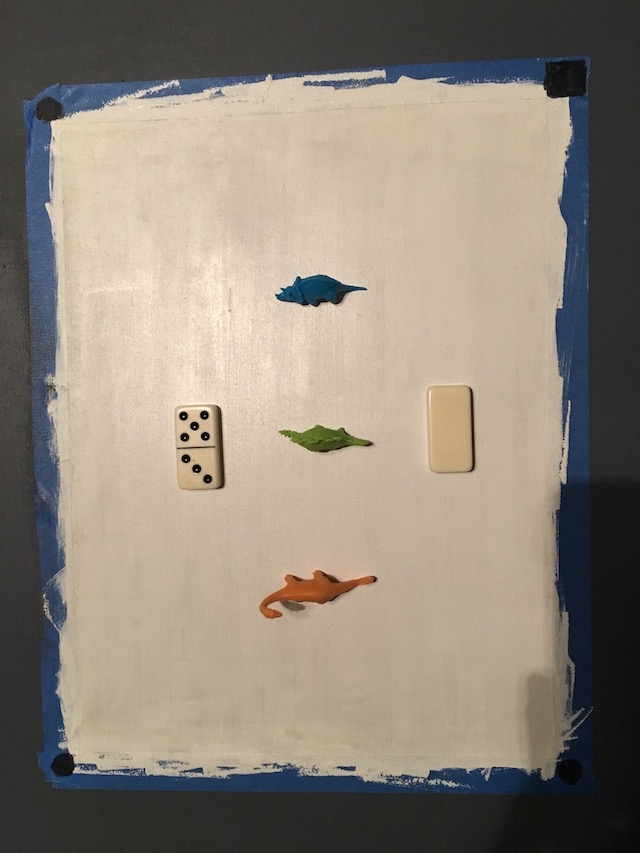
#> input picture board.jpg, 640 x 853 px
$ python test-square.py board.jpg   (Python 2 division)   (older library calls are emulated)
#> lines starting #> are read from the running program, lines starting #| are printed output that depends on the picture; after the words box and inside, x2 and y2 are one past the last pixel; in counts of white or black regions, pixels touching at a corner belong together
#!/usr/bin/env python2
import sys
import os
import cv2
import numpy as np
sys.path.append(os.getcwd() + "/lib")
import compositor
import heapq
import pdb

def angle_cos(p0, p1, p2):
    d1, d2 = (p0-p1).astype('float'), (p2-p1).astype('float')
    return abs( np.dot(d1, d2) / np.sqrt( np.dot(d1, d1)*np.dot(d2, d2) ) )

def find_squares(img):
    img = cv2.GaussianBlur(img, (5, 5), 0)
    squares = []
    # for gray in cv2.split(img):
    for gray in [cv2.cvtColor(img, cv2.COLOR_BGR2GRAY)]:
        for thrs in xrange(0, 255, 26):
            if thrs == 0:
                bin = cv2.Canny(gray, 0, 50, apertureSize=5)
                bin = cv2.dilate(bin, None)
            else:
                retval, bin = cv2.threshold(gray, thrs, 255, cv2.THRESH_BINARY)
            bin, contours, hierarchy = cv2.findContours(bin, cv2.RETR_LIST, cv2.CHAIN_APPROX_SIMPLE)
            for cnt in contours:
                cnt_len = cv2.arcLength(cnt, True)
                cnt = cv2.approxPolyDP(cnt, 0.02*cnt_len, True)
                if len(cnt) == 4 and cv2.contourArea(cnt) > 1000 and cv2.isContourConvex(cnt):
                    cnt = cnt.reshape(-1, 2)
                    max_cos = np.max([angle_cos( cnt[i], cnt[(i+1) % 4], cnt[(i+2) % 4] ) for i in xrange(4)])
                    if max_cos < 0.1:
                        squares.append(cnt)
    return squares


img = cv2.imread(sys.argv[1])
#> img is the input picture: shape (853, 640, 3); mean B, G, R 120.6, 133.1, 142.8

gray = cv2.cvtColor(img, cv2.COLOR_BGR2GRAY)
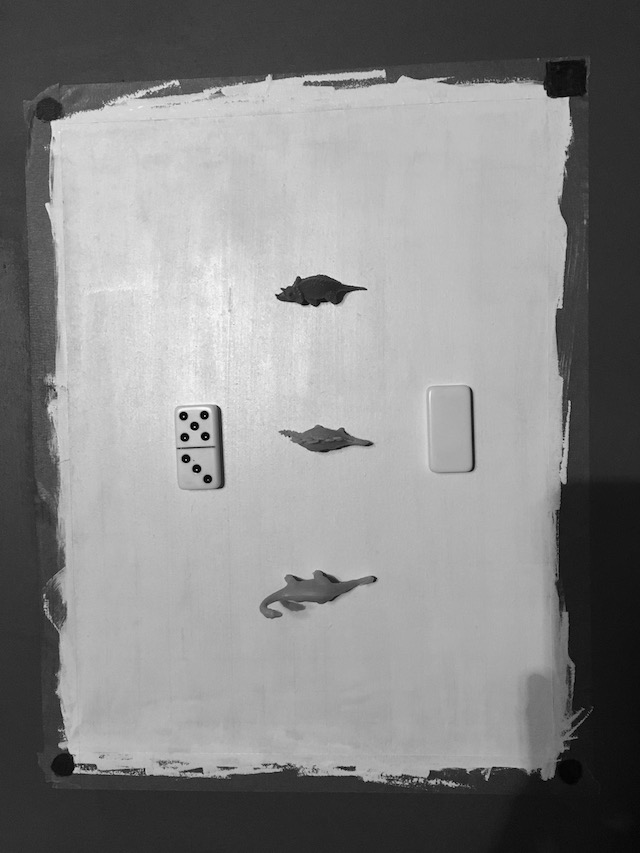
#> gray: shape (853, 640); min 0, max 250, mean 134.6
gray = cv2.medianBlur(gray, 5)

# edges = cv2.Canny(gray, )
edges = find_squares(img)
#> the loop in find_squares, `for gray in [cv2.cvtColor(img, cv2.COLOR_BGR2GRAY)]:` made 1 pass
#> after the loop in find_squares, `for gray in [cv2.cvtColor(img, cv2.COLOR_BGR2GRAY)]:`: cnt = contour of 10 points, box (x1, y1, x2, y2) (208, 271, 213, 276), area 6; max_cos = 0.677; squares = [[[0, 0], [1, 852], [638, 852], [639, 0]], [[569, 97], [23, 100], [73, 773], [553, 775]], [[568, 97], [50, 121], [73, 772], [551, 775]]]
#> edges has the same summary as squares in find_squares
edges = heapq.nlargest(2, edges, key=cv2.contourArea)
#> edges = [[[0, 0], [1, 852], [638, 852], [639, 0]], [[569, 97], [23, 100], [73, 773], [553, 775]]]
edges = [edges[1]]
#> edges = [[[569, 97], [23, 100], [73, 773], [553, 775]]]
print edges
#| [array([[569,  97],
#|        [ 23, 100],
#|        [ 73, 773],
#|        [553, 775]], dtype=int32)]
cv2.drawContours(img, edges, -1, (0, 255, 0), 3)
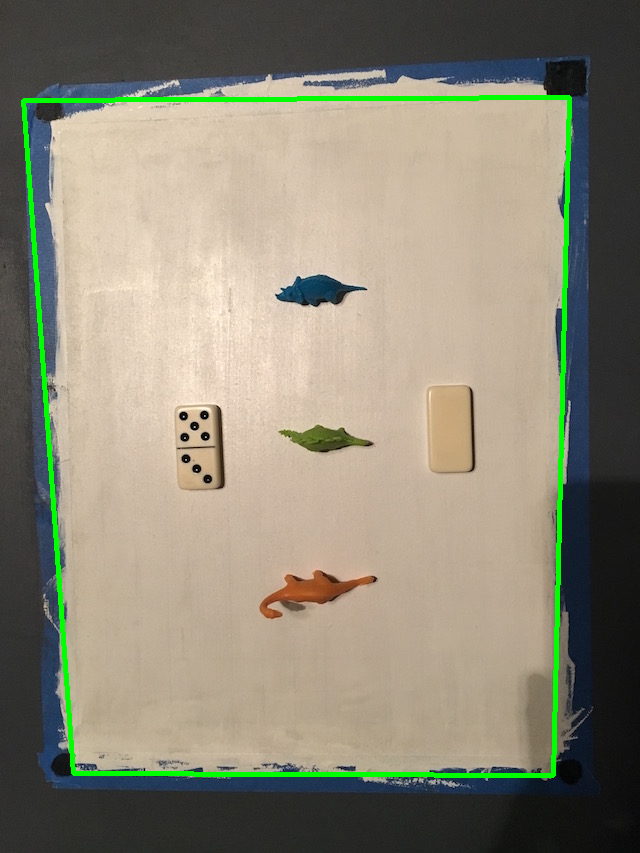
#> img: shape (853, 640, 3); 2.17% of pixels changed, all inside (x1, y1, x2, y2) = (21, 95, 572, 778)

actualboard = np.float32([[400,0], [0, 0], [0, 300], [400, 300]])
sensedboard = np.float32(edges)
#> sensedboard = [[569, 97], [23, 100], [73, 773], [553, 775]]
persp_M = cv2.getPerspectiveTransform(sensedboard, actualboard)
#> persp_M = [[0.725, -0.0539, -11.29], [0.00212, 0.385, -38.55], [1.31e-05, -0.000177, 1]]
print persp_M
#| [[ 7.25190626e-01 -5.38774611e-02 -1.12916383e+01]
#|  [ 2.11531698e-03  3.84987691e-01 -3.85474214e+01]
#|  [ 1.31363069e-05 -1.77167759e-04  1.00000000e+00]]

persp_img = cv2.warpPerspective(img, persp_M, (300,300))
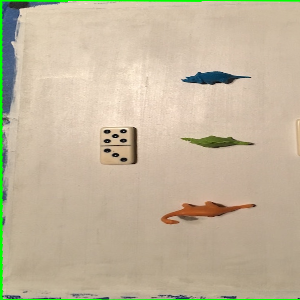
#> persp_img: shape (300, 300, 3); mean B, G, R 156.9, 181.9, 194.6

cv2.imshow('original', img)
k = cv2.waitKey(0) & 0xFF
#> (key Esc is pressed here)
cv2.imshow('result', persp_img)
k = cv2.waitKey(0) & 0xFF
#> (key Esc is pressed here)
